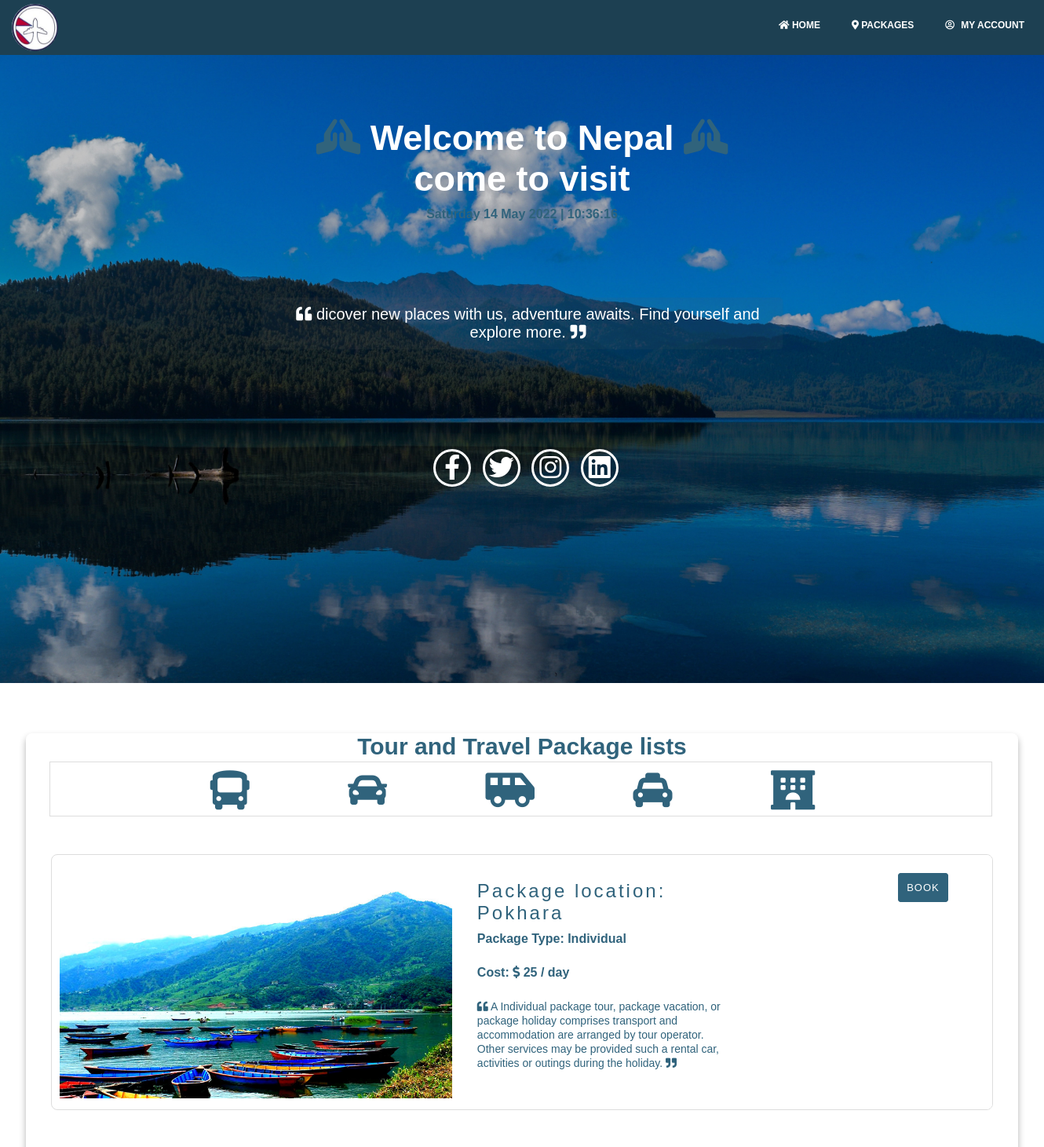
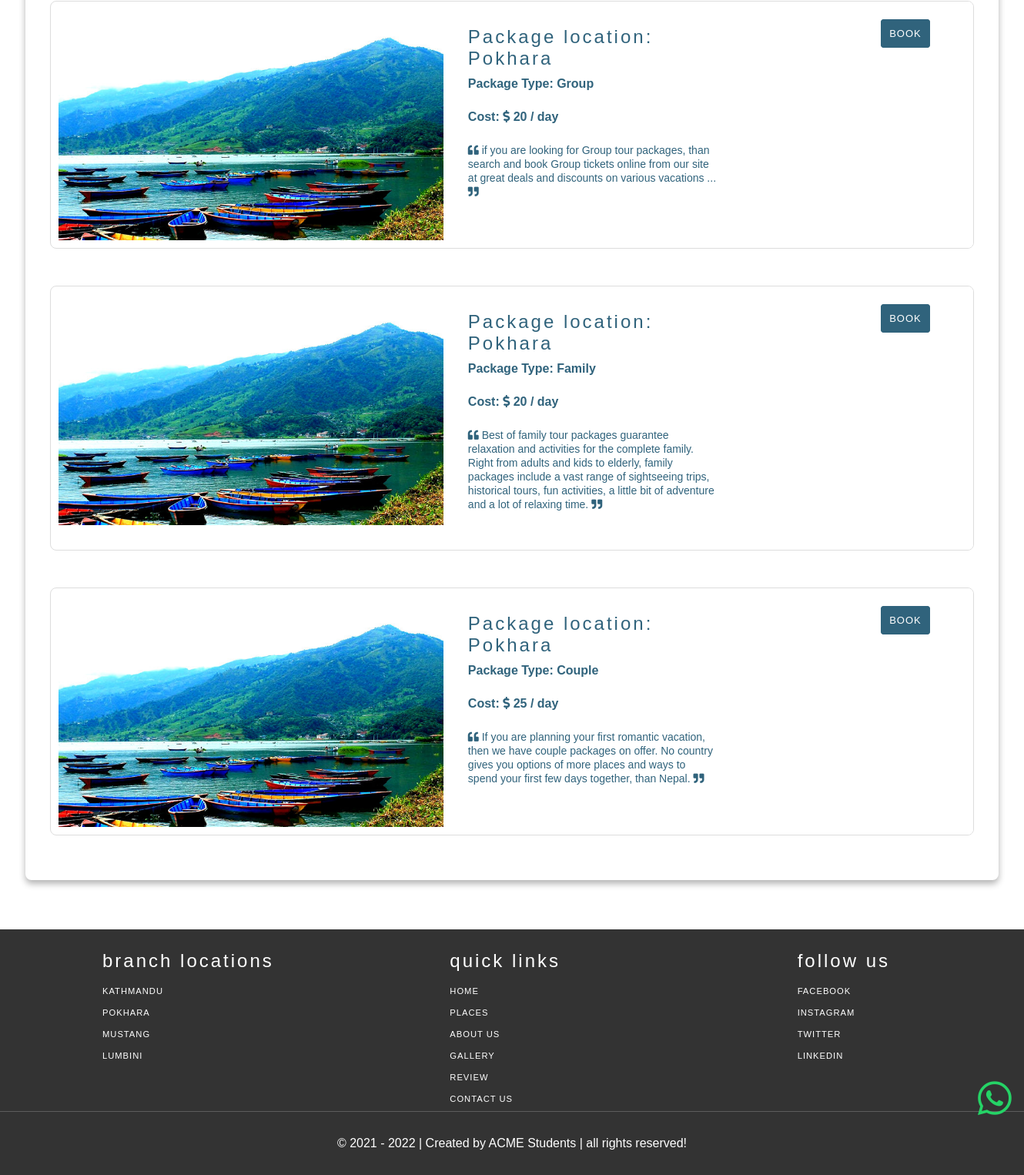
/package_list.php?q=1, run on the app's committed database (2 pictures, top to bottom).
### tables this page shows
CREATE TABLE `place_details` (
  `p_id` int(11) NOT NULL,
  `pname` varchar(30) NOT NULL,
  `pdesc` text NOT NULL,
  `pimages` text NOT NULL,
  `province_key` int(11) NOT NULL,
  `rating` int(11) NOT NULL,
  `pmap` varchar(500) NOT NULL
);

CREATE TABLE `packages` (
  `pid` int(11) NOT NULL,
  `ptype` varchar(30) NOT NULL,
  `pcost` int(11) NOT NULL,
  `pdesc` text NOT NULL
);

### package_list.php (the view, shortened to what this page needs)
<!DOCTYPE html>
<html lang="en">
<head>
    <link rel="stylesheet" type="text/css" href="css/style.css">
    <link rel="stylesheet" href="https://cdnjs.cloudflare.com/ajax/libs/font-awesome/5.15.1/css/all.min.css">
</head>
<body onload="renderTime();">
<div class="nav-bar">
    <img src="images/logo.jpg" alt="">
    <a href="index.php"><i class="fas fa-home"></i> Home</a>
    <a href="#packages"><i class="fas fa-map-marker-alt"></i> Packages</a>
    <ul class="header-links pull-right">
		<li><?php include "db.php";
            if(isset($_SESSION["id"])){
                $sql = "SELECT c_photo FROM user_details WHERE c_id='$_SESSION[id]'";
                $query = mysqli_query($con,$sql);
                $row=mysqli_fetch_array($query); ?>
            <div class="dropdownn">
                <a href="#" class="dropdownn"><i class="fa fa-user-o"></i><?php echo "<img src='images/".$row['c_photo']."'>";?></a>
                <div class="dropdownn-contentt">
                <a href="userprofile.php" class="modal-open"><i class="fa fa-user-circle"></i>My Profile</a>
			        <a href="editprofile.php" class="modal-open"><i class="fas fa-user-edit"></i>Edit Profile</a>
			        <a href="changepassword.php" class="modal-open"><i class="fas fa-key"></i>Change Password</a>
			        <a href="booking_details.php" class="modal-open"><i class="fas fa-book-reader"></i>My Bookings</a>
                    <a href="ulogout.php" class="modal-open"><i class="fas fa-sign-out-alt"></i>Log out</a>
                </div>
            </div>
            <div class="modal-container" id="userprofile">
                <?php include "userprofile.php"?>
            </div>
            <div class="modal-container" id="edit">
                <?php include "editprofile.php"?>
            </div>
			<?php }else{ ?>
            <div class="dropdownn">
                <a href="#" class="dropdownn"><i class="far fa-user-circle"></i> My Account</a>
            </div>
            <?php } ?>
        </li>
	</ul>
</div>
<header id="home">
	<main>
        <section>
		    <h1><i class="fas fa-praying-hands" style="color: #30637c;"></i> Welcome to Nepal <i class="fas fa-praying-hands" style="color: #30637c;"></i></h1>
		    <h1>come to visit  <span class="change_content"></span></h1>
        </section>
        <div class="slogan">
            <i class="fas fa-quote-left"></i>
            dicover new places with us, adventure awaits.
            Find yourself and explore more.  <i class="fas fa-quote-right"></i>
        </div>
        <div id="clockDisplay" class="clock" style="color:#30637c;"></div>
        <div class="icons">
            <a href="#" id="facebook" class="fab fa-facebook-f"></a>
            <a href="#" id="twitter" class="fab fa-twitter"></a>
            <a href="#" id="instagram" class="fab fa-instagram"></a>
            <a href="#" id="linkedin" class="fab fa-linkedin"></a>
        </div>
    </main>
</header>
<section class="package" id="packages">
    <h1 class="heading">Tour and Travel Package lists</h1>
    <div class="transport">
        <a style="font-size:30px;color:#30637c;" class="bus"><i class="fas fa-bus"></i></a>
        <a style="font-size:30px;color:#30637c;" class="car"><i class="fas fa-car"></i></a>
        <a style="font-size:30px;color:#30637c;" class="van"><i class="fas fa-shuttle-van"></i></a>
        <a style="font-size:30px;color:#30637c;" class="taxi"><i class="fas fa-taxi"></i></a>
        <a style="font-size:30px;color:#30637c;" class="hotel"><i class="fas fa-hotel"></i></a>
    </div>
    <div class="package-container">
        <?php
            $pid = $_GET['q'];
            $package = "SELECT place_details.pimages as images, place_details.pname as place, packages.ptype as typ, packages.pcost as cost, packages.pdesc as descr,packages.pid as id FROM place_details, packages WHERE place_details.p_id=$pid AND packages.pid=1";
            $query = mysqli_query($con,$package);
            $row = mysqli_fetch_array($query); ?>
        <div class="box">
            <div class="image">
                <?php echo "<img src='images/".$row['images']."'>";?>
            </div>
            <div class="content">
                <h3>Package location: <?php echo $row['place']; ?> </h3>
                <h4>Package Type: <?php echo $row['typ']; ?></h4>
                <h4>Cost: <i class="fas fa-dollar-sign"></i> <?php echo $row['cost']; ?> / day</h4>
                <span><i class="fas fa-quote-left"></i>
                    <?php echo $row['descr']; ?>
                    <i class="fas fa-quote-right"></i><br><br>
                </span>
            </div>
            <div class="details">
                <a class="modal-ind">Book</a>
            </div>
        </div>
                        <?php
                        include "../db.php";
                        ?>
        <?php
                $pid = $_GET['q'];
                $package = "SELECT place_details.pimages as images, place_details.pname as place, packages.ptype as typ, packages.pcost as cost, packages.pdesc as descr,packages.pid as id FROM place_details, packages WHERE place_details.p_id=$pid AND packages.pid=2";
                $query = mysqli_query($con,$package);
                $row = mysqli_fetch_array($query); ?>
        <div class="box">
            <div class="image">
                <?php echo "<img src='images/".$row['images']."'>";?>
            </div>
            <div class="content">
                <h3>Package location: <?php echo $row['place']; ?> </h3>
                <h4>Package Type: <?php echo $row['typ']; ?></h4>
                <h4>Cost: <i class="fas fa-dollar-sign"></i> <?php echo $row['cost']; ?> / day</h4>
                <span><i class="fas fa-quote-left"></i>
                <?php echo $row['descr']; ?>
                    <i class="fas fa-quote-right"></i><br><br>
                </span>
            </div>
            <div class="details">
                <a class="modal-group">Book</a>
            </div>
        </div>
                        <?php
                        include "../db.php";
                        ?>
        <?php
                $pid = $_GET['q'];
                $package = "SELECT place_details.pimages as images, place_details.pname as place, packages.ptype as typ, packages.pcost as cost, packages.pdesc as descr, packages.pid as id FROM place_details, packages WHERE place_details.p_id=$pid AND packages.pid=3";
                $query = mysqli_query($con,$package);
                $row = mysqli_fetch_array($query); ?>
        <div class="box">
            <div class="image">
                <?php echo "<img src='images/".$row['images']."'>";?>
            </div>
            <div class="content">
                <h3>Package location: <?php echo $row['place']; ?> </h3>
                <h4>Package Type: <?php echo $row['typ']; ?></h4>
                <h4>Cost: <i class="fas fa-dollar-sign"></i> <?php echo $row['cost']; ?> / day</h4>
                <span><i class="fas fa-quote-left"></i>
                <?php echo $row['descr']; ?>
                <i class="fas fa-quote-right"></i><br><br>
                </span>
            </div>
            <div class="details">
                <a class="modal-family">Book</a>
            </div>
        </div>
                        <?php
                        include "../db.php";
                        ?>
        <?php
                $pid = $_GET['q'];
                $package = "SELECT place_details.pimages as images, place_details.pname as place, packages.ptype as typ, packages.pcost as cost, packages.pdesc as descr, packages.pid as id FROM place_details, packages WHERE place_details.p_id=$pid AND packages.pid=4";
                $query = mysqli_query($con,$package);
                $row = mysqli_fetch_array($query); ?>
        <div class="box">
            <div class="image">
                <?php echo "<img src='images/".$row['images']."'>";?>
            </div>
            <div class="content">
                <h3>Package location: <?php echo $row['place']; ?> </h3>
                <h4>Package Type: <?php echo $row['typ']; ?></h4>
                <h4>Cost: <i class="fas fa-dollar-sign"></i> <?php echo $row['cost']; ?> / day</h4>
                <span><i class="fas fa-quote-left"></i>
                <?php echo $row['descr']; ?>
                    <i class="fas fa-quote-right"></i><br><br>
                </span>
            </div>
            <div class="details">
                <a class="modal-couple">Book</a>
            </div>
        </div>
    </div>
</section>
<?php
    include "footer.php";
?>
</body>
</html>

### footer.php
<div class="whatsapp_float">
    <a href="http://wa.me/" target="_blank" rel="noopener noreferrer">
        <i class="fab fa-whatsapp"></i>
    </a>
</div>
<section class="footer">
    <div class="box-container">
        <div class="box">
            <h3>branch locations</h3>
            <a href="#">Kathmandu</a>
            <a href="#">Pokhara</a>
            <a href="#">Mustang</a>
            <a href="#">Lumbini</a>
        </div>
        <div class="box">
            <h3>quick links</h3>
            <a href="#">home</a>
            <a href="#">places</a>
            <a href="#">about us</a>
            <a href="#">gallery</a>
            <a href="#">review</a>
            <a href="#">contact us</a>
        </div>
        <div class="box">
            <h3>follow us</h3>
            <a href="#">facebook</a>
            <a href="#">instagram</a>
            <a href="#">twitter</a>
            <a href="#">linkedin</a>
        </div>
    </div>
    <h1 class="credit"> &copy; 2021 - <script>const d = new Date();document.write(d.getFullYear());</script> | Created by <span> ACME Students</span> | all rights reserved!</h1>
</section>

### data on the page
place_details: pimages (picture), pname "Pokhara", packages.ptype "Individual", packages.pcost "25", packages.pdesc "A Individual package tour, package vacation, or package holiday comprises transport and accommodation are arranged by tour operator. Other services may be provided such a rental car, activities or outings during the holiday.", packages.ptype "Group", packages.pcost "20", packages.pdesc "if you are looking for Group tour packages, than search and book Group tickets online from our site at great deals and discounts on various vacations ...", packages.ptype "Family", packages.pdesc "Best of family tour packages guarantee relaxation and activities for the complete family. Right from adults and kids to elderly, family packages include a vast range of sightseeing trips, historical tours, fun activities, a little bit of adventure and a lot of relaxing time.", packages.ptype "Couple", packages.pdesc "If you are planning your first romantic vacation, then we have couple packages on offer. No country gives you options of more places and ways to spend your first few days together, than Nepal."
